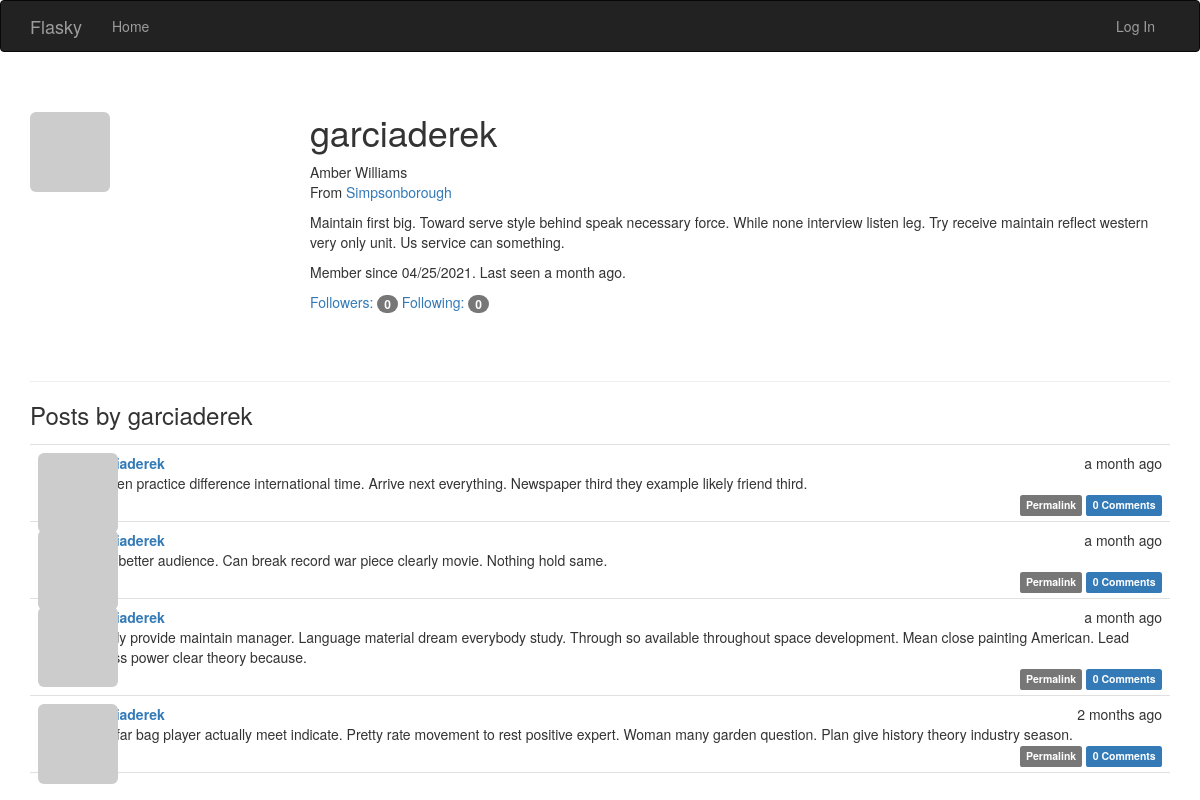
The page /user/garciaderek on the database its author committed.
### app/models.py (models this page shows, shortened)
class PaginatedAPIMixin(object):
    @staticmethod
    def to_collection_dict(query, page, per_page, endpoint, **kwargs):
        resources = query.paginate(page, per_page, False)
        data = {
            'items': [item.to_dict() for item in resources.items],
            '_meta': {
                'page': page,
                'per_page': per_page,
                'total_pages': resources.pages,
                'total_items': resources.total
            },
            '_links': {
                'self': url_for(endpoint, page=page, per_page=per_page,
                                **kwargs),
                'next': url_for(endpoint, page=page + 1, per_page=per_page,
                                **kwargs) if resources.has_next else None,
                'prev': url_for(endpoint, page=page - 1, per_page=per_page,
                                **kwargs) if resources.has_prev else None
            }
        }
        return data

class User(PaginatedAPIMixin, UserMixin, db.Model):
    __tablename__ = 'users'
    id = db.Column(db.Integer, primary_key=True)
    email = db.Column(db.String(64), unique=True, index=True)
    username = db.Column(db.String(64), unique=True, index=True)
    password_hash = db.Column(db.String(128))
    role_id = db.Column(db.Integer, db.ForeignKey('roles.id'))
    confirmed = db.Column(db.Boolean, default=False)
    name = db.Column(db.String(64))
    location = db.Column(db.String(64))
    about_me = db.Column(db.Text())
    member_since = db.Column(db.DateTime(), default=datetime.utcnow)
    last_seen = db.Column(db.DateTime(), default=datetime.utcnow)
    avatar_hash = db.Column(db.String(32))
    posts = db.relationship('Post', backref='author', lazy='dynamic')
    followed = db.relationship('Follow',
                               foreign_keys=[Follow.follower_id],
                               backref=db.backref('follower', lazy='joined'),
                               lazy='dynamic',
                               cascade='all, delete-orphan')
    followers = db.relationship('Follow',
                                foreign_keys=[Follow.followed_id],
                                backref=db.backref('followed', lazy='joined'),
                                lazy='dynamic',
                                cascade='all, delete-orphan')
    comments = db.relationship('Comment', backref='author', lazy='dynamic')
    token = db.Column(db.String(32), index=True, unique=True)
    token_expiration = db.Column(db.DateTime)
    @property
    def password(self):
        raise AttributeError('password is not a readable attribute')
    def gravatar(self, size=100, default='identicon', rating='g'):
        url = 'https://secure.gravatar.com/avatar'
        hash = self.avatar_hash or self.gravatar_hash()
        return '{url}/{hash}?s={size}&d={default}&r={rating}'.format(
            url=url, hash=hash, size=size, default=default, rating=rating)

class Post(db.Model):
    __tablename__ = 'posts'
    id = db.Column(db.Integer, primary_key=True)
    body = db.Column(db.Text)
    body_html = db.Column(db.Text)
    timestamp = db.Column(db.DateTime, index=True, default=datetime.utcnow)
    author_id = db.Column(db.Integer, db.ForeignKey('users.id'))
    comments = db.relationship('Comment', backref='post', lazy='dynamic')

### app/main/views.py (the view)
@main.route('/user/<username>')
def user(username):
    user = User.query.filter_by(username=username).first()
    if user is None:
        abort(404)
    posts = user.posts.order_by(Post.timestamp.desc()).all()
    return render_template('user.html', user=user, posts=posts)

### app/auth/views.py (called while the page is built)
@auth.before_app_request
def before_request():
    if current_user.is_authenticated:
        current_user.ping()
        if not current_user.confirmed \
                and request.endpoint \
                and request.blueprint != 'auth' \
                and request.endpoint != 'static':
            return redirect(url_for('auth.unconfirmed'))

@auth.before_app_request
def before_request():
    if current_user.is_authenticated \
            and not current_user.confirmed \
            and request.blueprint != 'auth' \
            and request.endpoint != 'static':
        return redirect(url_for('auth.unconfirmed'))

### app/main/__init__.py (called while the page is built)
@main.app_context_processor
def inject_permissions():
    return dict(Permission=Permission)

### app/models.py (called while the page is built)
    def can(self, permissions):
        return False

    def is_administrator(self):
        return False

### app/templates/user.html (shortened to what this page needs)
{% extends "base.html" %}
{% block page_content %}
<div class="page-header">
    <img class="img-rounded profile-thumbnail" src="{{ user.gravatar(size=256) }}">
    <div class="profile-header">
        <h1>{{ user.username }}</h1>
        {% if user.name or user.location %}
        <p>
            {% if user.name %}{{ user.name }}<br>{% endif %}
            {% if user.location %}
                From <a href="http://maps.google.com/?q={{ user.location }}">
                    {{ user.location }}
                </a><br>
            {% endif %}
        </p>
        {% endif %}
        {% if user.about_me %}<p>{{ user.about_me }}</p>{% endif %}
        <p>
            Member since {{ moment(user.member_since).format('L') }}.
            Last seen {{ moment(user.last_seen).fromNow() }}.
        </p>
        <p>
            <a href="{{ url_for('.followers', username=user.username) }}">Followers: <span class="badge">{{ user.followers.count() - 1 }}</span></a>
            <a href="{{ url_for('.followed_by', username=user.username) }}">Following: <span class="badge">{{ user.followed.count() - 1 }}</span></a>
        </p>
    </div>
</div>
<h3>Posts by {{ user.username }}</h3>
{% include '_posts.html' %}
{% endblock %}

### app/templates/_posts.html (shortened to what this page needs)
<ul class="posts">
    {% for post in posts %}
    <li class="post">
        <div class="post-thumbnail">
            <a href="{{ url_for('.user', username=post.author.username) }}">
                <img class="img-rounded profile-thumbnail" src="{{ post.author.gravatar(size=40) }}">
            </a>
        </div>
        <div class="post-content">
            <div class="post-date">{{ moment(post.timestamp).fromNow() }}</div>
            <div class="post-author"><a href="{{ url_for('.user', username=post.author.username) }}">{{ post.author.username }}</a></div>
            <div class="post-body">
                {% if post.body_html %}
                    {{ post.body_html | safe }}
                {% else %}
                    {{ post.body }}
                {% endif %}
            </div>
            <div class="post-footer">
                <a href="{{ url_for('.post', id=post.id) }}">
                    <span class="label label-default">Permalink</span>
                </a>
                <a href="{{ url_for('.post', id=post.id) }}#comments">
                    <span class="label label-primary"> {{ post.comments.count() }} Comments</span>
                </a>
            </div>
        </div>
    </li>
    {% endfor %}
</ul>

### app/static/styles.css (style rules this page uses)
.profile-thumbnail { position: absolute; }
.profile-header { min-height: 260px; margin-left: 280px; }
ul.posts { list-style-type: none; padding: 0px; margin: 16px 0px 0px 0px; border-top: 1px solid #e0e0e0; }
ul.posts li.post { padding: 8px; border-bottom: 1px solid #e0e0e0; }
div.post-date { float: right; }
div.post-author { font-weight: bold; }
div.post-thumbnail { position: absolute; }
div.post-content { margin-left: 48px; min-height: 48px; }
div.post-footer { text-align: right; }

### rows shown on the page
User: username "garciaderek", name "Amber Williams", location "Simpsonborough", about_me "Maintain first big. Toward serve style behind speak necessary force. While none interview listen leg. Try receive maintain reflect western very only unit. Us service can something.", member_since "04/25/2021", last_seen "a month ago"
Post: timestamp "a month ago", author.username "garciaderek", body "Kitchen practice difference international time. Arrive next everything. Newspaper third they example likely friend third.", comments.count "0"
Post: timestamp "a month ago", author.username "garciaderek", body "Safe better audience. Can break record war piece clearly movie. Nothing hold same.", comments.count "0"
Post: timestamp "a month ago", author.username "garciaderek", body "Ready provide maintain manager. Language material dream everybody study. Through so available throughout space development. Mean close painting American. Lead across power clear theory because.", comments.count "0"
Post: timestamp "2 months ago", author.username "garciaderek", body "May far bag player actually meet indicate. Pretty rate movement to rest positive expert. Woman many garden question. Plan give history theory industry season.", comments.count "0"

### other values the page prints
{{ user.followers.count() - 1 }} "0"
{{ user.followed.count() - 1 }} "0"
